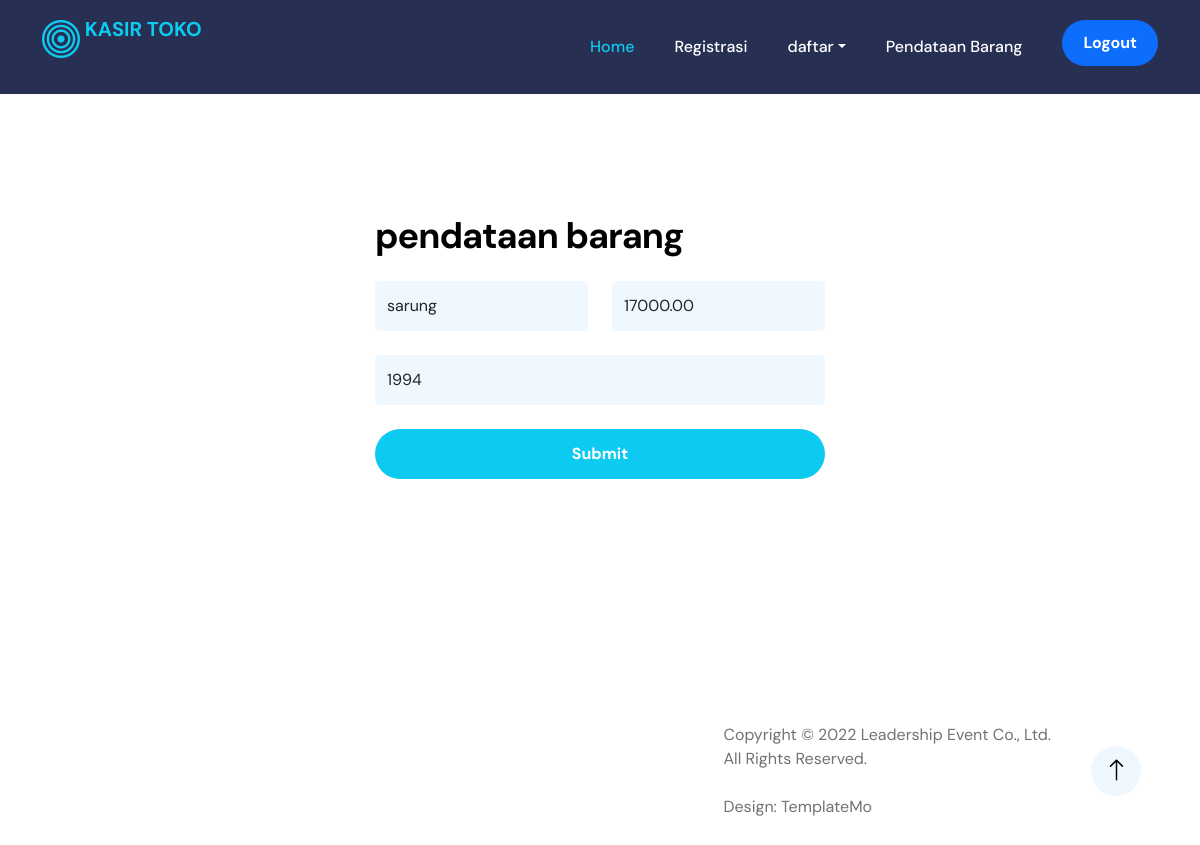
/administrator/pendataan_update_v.php?id_barang=1, run on the app's committed database.
### tables this page shows
CREATE TABLE `tb_barang` (
  `id_barang` int(11) NOT NULL,
  `nama_barang` varchar(255) NOT NULL,
  `stok_barang` int(11) NOT NULL,
  `harga_barang` decimal(10,2) NOT NULL
);

### administrator/pendataan_update_v.php (the view, shortened to what this page needs)
<?php
include('header.php');
include('inavbar.php');
include ('../config.php');
$id = $_GET['id_barang'];
$sql = mysqli_query($koneksi, "SELECT * FROM tb_barang  WHERE id_barang='$id'");
$barang = mysqli_fetch_assoc($sql);
?>
<section class="cta-section section-padding section-bg " id="section_4">
<div class="col-lg-9 col-17 mx-auto">
                        <div class="col-lg-6 col-12 mx-auto">
                            <h2 class="text-white mb-4">
                            <form class="custom-form volunteer-form mb-5 mb-lg-0" action="pendataan_update_m.php" method="post" role="form">
                                <h3 class="mb-4">pendataan barang</h3>
                                <div class="row">
                                    <div class="col-lg-6 col-12">
                                        <input type="text" name="nama_barang" value="<?= $barang['nama_barang'] ?>" class="form-control" placeholder="nama barang" required>
                                    </div>
                                    <div class="col-lg-6 col-12">
                                        <input type="text" name="harga" value="<?= $barang['harga_barang'] ?>" class="form-control" placeholder="stok" required>
                                    </div>
                                    <div class="">
                                        <input type="text" name="stok" value="<?= $barang['stok_barang'] ?>"  class="form-control" placeholder="Harga" required>
                                    </div>
                                </div>
                                <button type="submit" class="form-control">Submit</button>
                            </form>
                        </div>
                    </div>
            </section>
    <?php
include('footer.php');
?>

### css/templatemo-leadership-event.css (style rules this page uses)
:root { --white-color: #ffffff; --primary-color: #0dcaf0; --secondary-color: #0d6efd; --section-bg-color: #f0f8ff; --dark-color: #000000; --navbar-bg-color: #273053; --p-color: #717275; --highlight-icon-color: #ff0100; --body-font-family: 'DM Sans', sans-serif; --h1-font-size: 62px; --h2-font-size: 48px; --h3-font-size: 36px; --h4-font-size: 32px; --h5-font-size: 24px; --h6-font-size: 22px; --p-font-size: 18px; --menu-font-size: 16px; --copyright-text-font-size: 16px; --font-weight-normal: 400; --font-weight-medium: 500; --font-weight-bold: 700; }
body { background: var(--white-color); font-family: var(--body-font-family); }
h2, h3, h4, h5, h6 { color: var(--dark-color); }
h1, h2, h3, h4, h5, h6 { font-weight: var(--font-weight-bold); letter-spacing: -1px; }
h2 { font-size: var(--h2-font-size); letter-spacing: -2px; }
h3 { font-size: var(--h3-font-size); }
a, button { touch-action: manipulation; transition: all 0.3s; }
.section-padding { padding-top: 120px; padding-bottom: 120px; }
.custom-form .form-control { background: var(--section-bg-color); border: 0; margin-bottom: 24px; padding-top: 13px; padding-bottom: 13px; }
.custom-form button[type="submit"] { background: var(--primary-color); border-radius: 100px; color: var(--white-color); font-weight: var(--font-weight-bold); transition: all 0.3s; margin-bottom: 0; }

### data on the page
tb_barang: nama_barang "sarung", harga "17000.00", stok "1994"
